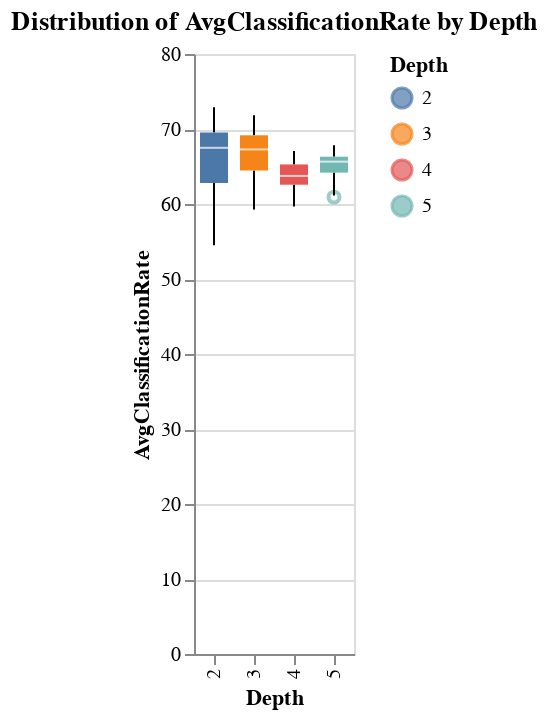

Source (notebook cell):
### Markdown cell above
<h2> Concluding Temporal Pooling </h2>

This chart indicates that the best results were achieved using temporal pooling.
<br>
This is demonstrated by the tightest interval of values and the highest median by far
<br>
The chart points towards using **4 as Temporal Pooling**

### Code cell
chart = alt.Chart(df).mark_boxplot().encode(
    x='Depth:N',
    y='AvgClassificationRate:Q',
    color='Depth:N'
).properties(
    title='Distribution of AvgClassificationRate by Depth'
)
chart

### Figure 1 — Vega-Lite specification as saved in the notebook (floating-point values rounded to 4 significant figures; data arrays with more than 128 entries replaced by an {"elided": "..."} marker saying what was removed)
{"config": {"view": {"continuousWidth": 300, "continuousHeight": 300}}, "data": {"name": "data-7fa984a1a1fab2569f735dde080d4541"}, "mark": {"type": "boxplot"}, "encoding": {"color": {"field": "Depth", "type": "nominal"}, "x": {"field": "Depth", "type": "nominal"}, "y": {"field": "AvgClassificationRate", "type": "quantitative"}}, "title": "Distribution of AvgClassificationRate by Depth", "$schema": "https://vega.github.io/schema/vega-lite/v5.20.1.json", "datasets": {"data-7fa984a1a1fab2569f735dde080d4541": {"elided": "297 records"}}}
